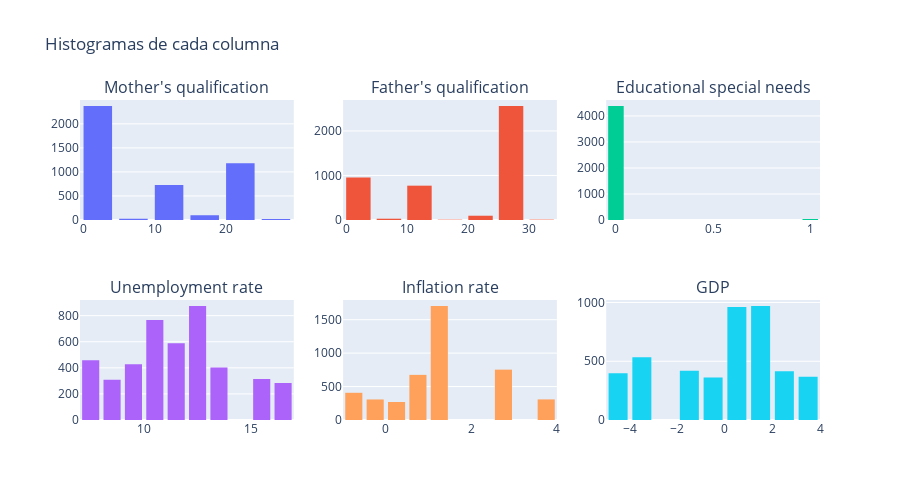

Notebook cell for this chart:
### Code cell
# Crear dataframe sin la columna Target sólo con fines de graficación
df_regresion_unemployment = df_regresion_unemployment.iloc[:,0:6]

fig = make_subplots(rows=2, cols=3, subplot_titles=df_regresion_unemployment.columns)

for i, col in enumerate(df_regresion_unemployment.columns):
    ax = i//3 + 1
    ay = i%3 + 1
    fig.add_trace(go.Histogram(x=df_regresion_unemployment[col], name=col, nbinsx=11), ax, ay)
    
fig.update_layout(title='Histogramas de cada columna', bargap=0.2, height=500, width=900, showlegend=False)

### Figure 1 — Plotly figure (JSON) as saved in the notebook; plotly's stock layout.template omitted (floating-point values rounded to 4 significant figures; data arrays with more than 128 entries replaced by an {"elided": "..."} marker saying what was removed)
{"data": [{"name": "Mother's qualification", "nbinsx": 11, "type": "histogram", "x": {"elided": "4424 int values"}, "xaxis": "x", "yaxis": "y"}, {"name": "Father's qualification", "nbinsx": 11, "type": "histogram", "x": {"elided": "4424 int values"}, "xaxis": "x2", "yaxis": "y2"}, {"name": "Educational special needs", "nbinsx": 11, "type": "histogram", "x": {"elided": "4424 int values"}, "xaxis": "x3", "yaxis": "y3"}, {"name": "Unemployment rate", "nbinsx": 11, "type": "histogram", "x": {"elided": "4424 float values"}, "xaxis": "x4", "yaxis": "y4"}, {"name": "Inflation rate", "nbinsx": 11, "type": "histogram", "x": {"elided": "4424 float values"}, "xaxis": "x5", "yaxis": "y5"}, {"name": "GDP", "nbinsx": 11, "type": "histogram", "x": {"elided": "4424 float values"}, "xaxis": "x6", "yaxis": "y6"}], "layout": {"annotations": [{"font": {"size": 16}, "showarrow": false, "text": "Mother's qualification", "x": 0.1444, "xanchor": "center", "xref": "paper", "y": 1, "yanchor": "bottom", "yref": "paper"}, {"font": {"size": 16}, "showarrow": false, "text": "Father's qualification", "x": 0.5, "xanchor": "center", "xref": "paper", "y": 1, "yanchor": "bottom", "yref": "paper"}, {"font": {"size": 16}, "showarrow": false, "text": "Educational special needs", "x": 0.8556, "xanchor": "center", "xref": "paper", "y": 1, "yanchor": "bottom", "yref": "paper"}, {"font": {"size": 16}, "showarrow": false, "text": "Unemployment rate", "x": 0.1444, "xanchor": "center", "xref": "paper", "y": 0.375, "yanchor": "bottom", "yref": "paper"}, {"font": {"size": 16}, "showarrow": false, "text": "Inflation rate", "x": 0.5, "xanchor": "center", "xref": "paper", "y": 0.375, "yanchor": "bottom", "yref": "paper"}, {"font": {"size": 16}, "showarrow": false, "text": "GDP", "x": 0.8556, "xanchor": "center", "xref": "paper", "y": 0.375, "yanchor": "bottom", "yref": "paper"}], "bargap": 0.2, "height": 500, "showlegend": false, "title": {"text": "Histogramas de cada columna"}, "width": 900, "xaxis": {"anchor": "y", "domain": [0, 0.2889]}, "xaxis2": {"anchor": "y2", "domain": [0.3556, 0.6444]}, "xaxis3": {"anchor": "y3", "domain": [0.7111, 1]}, "xaxis4": {"anchor": "y4", "domain": [0, 0.2889]}, "xaxis5": {"anchor": "y5", "domain": [0.3556, 0.6444]}, "xaxis6": {"anchor": "y6", "domain": [0.7111, 1]}, "yaxis": {"anchor": "x", "domain": [0.625, 1]}, "yaxis2": {"anchor": "x2", "domain": [0.625, 1]}, "yaxis3": {"anchor": "x3", "domain": [0.625, 1]}, "yaxis4": {"anchor": "x4", "domain": [0, 0.375]}, "yaxis5": {"anchor": "x5", "domain": [0, 0.375]}, "yaxis6": {"anchor": "x6", "domain": [0, 0.375]}}}
